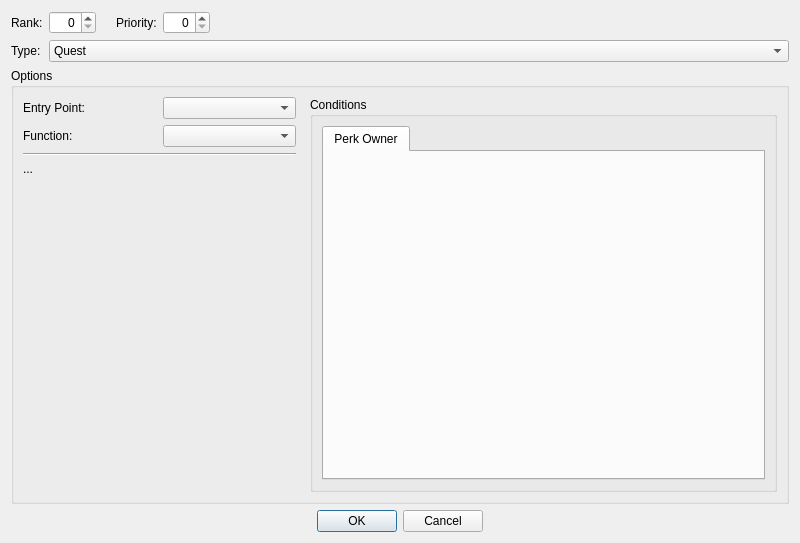
<?xml version="1.0" encoding="UTF-8"?>
<ui version="4.0">
 <class>FormSubdialogPerkEntry</class>
 <widget class="QDialog" name="FormSubdialogPerkEntry">
  <property name="minimumSize">
   <size>
    <width>800</width>
    <height>0</height>
   </size>
  </property>
  <property name="windowTitle">
   <string>Perk Entry</string>
  </property>
  <layout class="QVBoxLayout" name="verticalLayout">
   <item>
    <layout class="QGridLayout" name="gridLayout">
     <item row="0" column="3">
      <widget class="QLabel" name="label_2">
       <property name="text">
        <string>Priority:</string>
       </property>
       <property name="buddy">
        <cstring>priority</cstring>
       </property>
      </widget>
     </item>
     <item row="0" column="4">
      <widget class="QSpinBox" name="priority">
       <property name="alignment">
        <set>Qt::AlignRight|Qt::AlignTrailing|Qt::AlignVCenter</set>
       </property>
       <property name="maximum">
        <number>255</number>
       </property>
      </widget>
     </item>
     <item row="0" column="0">
      <widget class="QLabel" name="label">
       <property name="text">
        <string>Rank:</string>
       </property>
       <property name="buddy">
        <cstring>rank</cstring>
       </property>
      </widget>
     </item>
     <item row="0" column="5">
      <spacer name="horizontalSpacer">
       <property name="orientation">
        <enum>Qt::Horizontal</enum>
       </property>
       <property name="sizeHint" stdset="0">
        <size>
         <width>0</width>
         <height>20</height>
        </size>
       </property>
      </spacer>
     </item>
     <item row="1" column="0">
      <widget class="QLabel" name="label_3">
       <property name="text">
        <string>Type:</string>
       </property>
       <property name="buddy">
        <cstring>type</cstring>
       </property>
      </widget>
     </item>
     <item row="0" column="1">
      <widget class="QSpinBox" name="rank">
       <property name="alignment">
        <set>Qt::AlignRight|Qt::AlignTrailing|Qt::AlignVCenter</set>
       </property>
       <property name="maximum">
        <number>255</number>
       </property>
      </widget>
     </item>
     <item row="0" column="2">
      <spacer name="horizontalSpacer_2">
       <property name="orientation">
        <enum>Qt::Horizontal</enum>
       </property>
       <property name="sizeType">
        <enum>QSizePolicy::Fixed</enum>
       </property>
       <property name="sizeHint" stdset="0">
        <size>
         <width>8</width>
         <height>20</height>
        </size>
       </property>
      </spacer>
     </item>
     <item row="1" column="1" colspan="5">
      <widget class="QComboBox" name="type">
       <item>
        <property name="text">
         <string>Quest</string>
        </property>
       </item>
       <item>
        <property name="text">
         <string>Ability</string>
        </property>
       </item>
       <item>
        <property name="text">
         <string>Entry Point</string>
        </property>
       </item>
      </widget>
     </item>
    </layout>
   </item>
   <item>
    <widget class="QGroupBox" name="groupBox">
     <property name="title">
      <string>Options</string>
     </property>
     <layout class="QGridLayout" name="gridLayout_2">
      <property name="leftMargin">
       <number>0</number>
      </property>
      <property name="topMargin">
       <number>0</number>
      </property>
      <property name="rightMargin">
       <number>0</number>
      </property>
      <property name="bottomMargin">
       <number>0</number>
      </property>
      <item row="0" column="0">
       <widget class="QStackedWidget" name="optionsStack">
        <property name="currentIndex">
         <number>2</number>
        </property>
        <widget class="QWidget" name="optionsQuest">
         <layout class="QGridLayout" name="gridLayout_3">
          <item row="0" column="0">
           <widget class="QLabel" name="label_4">
            <property name="text">
             <string>Quest:</string>
            </property>
           </widget>
          </item>
          <item row="1" column="0">
           <widget class="QLabel" name="label_5">
            <property name="text">
             <string>Stage:</string>
            </property>
           </widget>
          </item>
          <item row="2" column="0">
           <spacer name="verticalSpacer">
            <property name="orientation">
             <enum>Qt::Vertical</enum>
            </property>
            <property name="sizeHint" stdset="0">
             <size>
              <width>20</width>
              <height>40</height>
             </size>
            </property>
           </spacer>
          </item>
          <item row="0" column="1">
           <widget class="DKFormPicker" name="questForm"/>
          </item>
          <item row="1" column="1" alignment="Qt::AlignLeft">
           <widget class="QSpinBox" name="questStage">
            <property name="alignment">
             <set>Qt::AlignRight|Qt::AlignTrailing|Qt::AlignVCenter</set>
            </property>
            <property name="maximum">
             <number>65535</number>
            </property>
           </widget>
          </item>
         </layout>
        </widget>
        <widget class="QWidget" name="optionsAbility">
         <layout class="QGridLayout" name="gridLayout_4">
          <item row="0" column="0">
           <widget class="QLabel" name="label_6">
            <property name="text">
             <string>Spell:</string>
            </property>
           </widget>
          </item>
          <item row="0" column="1">
           <widget class="DKFormPicker" name="abilityForm"/>
          </item>
          <item row="1" column="0">
           <spacer name="verticalSpacer_2">
            <property name="orientation">
             <enum>Qt::Vertical</enum>
            </property>
            <property name="sizeHint" stdset="0">
             <size>
              <width>20</width>
              <height>40</height>
             </size>
            </property>
           </spacer>
          </item>
         </layout>
        </widget>
        <widget class="QWidget" name="optionsEntryPoint">
         <layout class="QGridLayout" name="gridLayout_5" columnstretch="0,0,0,0">
          <item row="1" column="1">
           <widget class="QComboBox" name="entryPointFunction"/>
          </item>
          <item row="0" column="3" rowspan="4">
           <widget class="QGroupBox" name="groupBox_2">
            <property name="title">
             <string>Conditions</string>
            </property>
            <layout class="QGridLayout" name="gridLayout_9">
             <item row="0" column="0">
              <widget class="QTabWidget" name="entryPointConditionsTabbox">
               <widget class="QWidget" name="entryPointConditionsTabboxDummy">
                <attribute name="title">
                 <string>Perk Owner</string>
                </attribute>
               </widget>
              </widget>
             </item>
            </layout>
           </widget>
          </item>
          <item row="0" column="0">
           <widget class="QLabel" name="label_7">
            <property name="text">
             <string>Entry Point:</string>
            </property>
            <property name="buddy">
             <cstring>entryPointType</cstring>
            </property>
           </widget>
          </item>
          <item row="1" column="0">
           <widget class="QLabel" name="label_8">
            <property name="text">
             <string>Function:</string>
            </property>
            <property name="buddy">
             <cstring>entryPointFunction</cstring>
            </property>
           </widget>
          </item>
          <item row="0" column="1">
           <widget class="QComboBox" name="entryPointType"/>
          </item>
          <item row="3" column="0" colspan="2">
           <widget class="QStackedWidget" name="entryPointParamsStack">
            <widget class="QWidget" name="entryPointParamsNone">
             <layout class="QGridLayout" name="gridLayout_7">
              <property name="leftMargin">
               <number>0</number>
              </property>
              <property name="topMargin">
               <number>0</number>
              </property>
              <property name="rightMargin">
               <number>0</number>
              </property>
              <property name="bottomMargin">
               <number>0</number>
              </property>
              <item row="0" column="0">
               <widget class="QLabel" name="entryPointParamsNone_Desc">
                <property name="text">
                 <string>...</string>
                </property>
               </widget>
              </item>
              <item row="1" column="0">
               <spacer name="verticalSpacer_4">
                <property name="orientation">
                 <enum>Qt::Vertical</enum>
                </property>
                <property name="sizeHint" stdset="0">
                 <size>
                  <width>20</width>
                  <height>40</height>
                 </size>
                </property>
               </spacer>
              </item>
             </layout>
            </widget>
            <widget class="QWidget" name="entryPointParamsOneFloat">
             <layout class="QGridLayout" name="gridLayout_6">
              <property name="leftMargin">
               <number>0</number>
              </property>
              <property name="topMargin">
               <number>0</number>
              </property>
              <property name="rightMargin">
               <number>0</number>
              </property>
              <property name="bottomMargin">
               <number>0</number>
              </property>
              <item row="3" column="0" colspan="2">
               <spacer name="verticalSpacer_3">
                <property name="orientation">
                 <enum>Qt::Vertical</enum>
                </property>
                <property name="sizeHint" stdset="0">
                 <size>
                  <width>20</width>
                  <height>40</height>
                 </size>
                </property>
               </spacer>
              </item>
              <item row="0" column="0" colspan="2">
               <layout class="QHBoxLayout" name="horizontalLayout_2">
                <item>
                 <widget class="QLabel" name="entryPointParamsOneFloat_Prefix">
                  <property name="text">
                   <string>Value:</string>
                  </property>
                 </widget>
                </item>
                <item>
                 <widget class="QDoubleSpinBox" name="entryPointParamsOneFloat_Value">
                  <property name="alignment">
                   <set>Qt::AlignRight|Qt::AlignTrailing|Qt::AlignVCenter</set>
                  </property>
                 </widget>
                </item>
                <item>
                 <spacer name="horizontalSpacer_5">
                  <property name="orientation">
                   <enum>Qt::Horizontal</enum>
                  </property>
                  <property name="sizeHint" stdset="0">
                   <size>
                    <width>40</width>
                    <height>20</height>
                   </size>
                  </property>
                 </spacer>
                </item>
               </layout>
              </item>
             </layout>
            </widget>
            <widget class="QWidget" name="entryPointParamsTwoFloats">
             <layout class="QVBoxLayout" name="verticalLayout_2">
              <property name="leftMargin">
               <number>0</number>
              </property>
              <property name="topMargin">
               <number>0</number>
              </property>
              <property name="rightMargin">
               <number>0</number>
              </property>
              <property name="bottomMargin">
               <number>0</number>
              </property>
              <item>
               <layout class="QHBoxLayout" name="horizontalLayout_3">
                <item>
                 <widget class="QLabel" name="entryPointParamsTwoFloats_Prefix">
                  <property name="text">
                   <string>...</string>
                  </property>
                 </widget>
                </item>
                <item>
                 <widget class="QDoubleSpinBox" name="entryPointParamsTwoFloats_ValueA">
                  <property name="alignment">
                   <set>Qt::AlignRight|Qt::AlignTrailing|Qt::AlignVCenter</set>
                  </property>
                 </widget>
                </item>
                <item>
                 <widget class="QLabel" name="entryPointParamsTwoFloats_Middle">
                  <property name="text">
                   <string>...</string>
                  </property>
                 </widget>
                </item>
                <item>
                 <widget class="QDoubleSpinBox" name="entryPointParamsTwoFloats_ValueB">
                  <property name="alignment">
                   <set>Qt::AlignRight|Qt::AlignTrailing|Qt::AlignVCenter</set>
                  </property>
                 </widget>
                </item>
                <item>
                 <widget class="QLabel" name="entryPointParamsTwoFloats_Suffix">
                  <property name="text">
                   <string>...</string>
                  </property>
                 </widget>
                </item>
                <item>
                 <spacer name="horizontalSpacer_6">
                  <property name="orientation">
                   <enum>Qt::Horizontal</enum>
                  </property>
                  <property name="sizeHint" stdset="0">
                   <size>
                    <width>40</width>
                    <height>20</height>
                   </size>
                  </property>
                 </spacer>
                </item>
               </layout>
              </item>
              <item>
               <spacer name="verticalSpacer_5">
                <property name="orientation">
                 <enum>Qt::Vertical</enum>
                </property>
                <property name="sizeHint" stdset="0">
                 <size>
                  <width>20</width>
                  <height>307</height>
                 </size>
                </property>
               </spacer>
              </item>
             </layout>
            </widget>
            <widget class="QWidget" name="entryPointParamsOneAVOneFloat">
             <layout class="QVBoxLayout" name="verticalLayout_3">
              <property name="leftMargin">
               <number>0</number>
              </property>
              <property name="topMargin">
               <number>0</number>
              </property>
              <property name="rightMargin">
               <number>0</number>
              </property>
              <property name="bottomMargin">
               <number>0</number>
              </property>
              <item>
               <layout class="QHBoxLayout" name="horizontalLayout_4">
                <item>
                 <widget class="QLabel" name="entryPointParamsOneAVOneFloat_Prefix">
                  <property name="text">
                   <string>...</string>
                  </property>
                 </widget>
                </item>
                <item>
                 <widget class="QComboBox" name="entryPointParamsOneAVOneFloat_AV"/>
                </item>
                <item>
                 <widget class="QLabel" name="entryPointParamsOneAVOneFloat_Middle">
                  <property name="text">
                   <string>...</string>
                  </property>
                 </widget>
                </item>
                <item>
                 <widget class="QDoubleSpinBox" name="entryPointParamsOneAVOneFloat_Float">
                  <property name="alignment">
                   <set>Qt::AlignRight|Qt::AlignTrailing|Qt::AlignVCenter</set>
                  </property>
                 </widget>
                </item>
                <item>
                 <widget class="QLabel" name="entryPointParamsOneAVOneFloat_Suffix">
                  <property name="text">
                   <string>...</string>
                  </property>
                 </widget>
                </item>
                <item>
                 <spacer name="horizontalSpacer_7">
                  <property name="orientation">
                   <enum>Qt::Horizontal</enum>
                  </property>
                  <property name="sizeHint" stdset="0">
                   <size>
                    <width>40</width>
                    <height>20</height>
                   </size>
                  </property>
                 </spacer>
                </item>
               </layout>
              </item>
              <item>
               <spacer name="verticalSpacer_6">
                <property name="orientation">
                 <enum>Qt::Vertical</enum>
                </property>
                <property name="sizeHint" stdset="0">
                 <size>
                  <width>20</width>
                  <height>166</height>
                 </size>
                </property>
               </spacer>
              </item>
             </layout>
            </widget>
            <widget class="QWidget" name="entryPointParamsForm">
             <layout class="QVBoxLayout" name="verticalLayout_4">
              <property name="leftMargin">
               <number>0</number>
              </property>
              <property name="topMargin">
               <number>0</number>
              </property>
              <property name="rightMargin">
               <number>0</number>
              </property>
              <property name="bottomMargin">
               <number>0</number>
              </property>
              <item>
               <layout class="QHBoxLayout" name="horizontalLayout_5">
                <item>
                 <widget class="QLabel" name="entryPointParamsForm_Desc">
                  <property name="text">
                   <string>Form:</string>
                  </property>
                  <property name="buddy">
                   <cstring>entryPointParamsForm_Form</cstring>
                  </property>
                 </widget>
                </item>
                <item>
                 <widget class="DKFormPicker" name="entryPointParamsForm_Form"/>
                </item>
               </layout>
              </item>
              <item>
               <spacer name="verticalSpacer_7">
                <property name="orientation">
                 <enum>Qt::Vertical</enum>
                </property>
                <property name="sizeHint" stdset="0">
                 <size>
                  <width>20</width>
                  <height>166</height>
                 </size>
                </property>
               </spacer>
              </item>
             </layout>
            </widget>
            <widget class="QWidget" name="entryPointParamsActivateChoice">
             <layout class="QVBoxLayout" name="verticalLayout_5">
              <property name="leftMargin">
               <number>0</number>
              </property>
              <property name="topMargin">
               <number>0</number>
              </property>
              <property name="rightMargin">
               <number>0</number>
              </property>
              <property name="bottomMargin">
               <number>0</number>
              </property>
              <item>
               <layout class="QGridLayout" name="gridLayout_8">
                <item row="0" column="1">
                 <widget class="QLineEdit" name="entryPointParamsActivateChoice_Text"/>
                </item>
                <item row="0" column="0">
                 <widget class="QLabel" name="label_11">
                  <property name="text">
                   <string>Button Label:</string>
                  </property>
                  <property name="buddy">
                   <cstring>entryPointParamsActivateChoice_Text</cstring>
                  </property>
                 </widget>
                </item>
                <item row="1" column="1">
                 <widget class="DKFormPicker" name="entryPointParamsActivateChoice_Spell"/>
                </item>
                <item row="3" column="0" colspan="2">
                 <widget class="DKPapyrusFragmentFunctionPicker" name="entryPointParamsActivateChoice_Fragment"/>
                </item>
                <item row="1" column="0">
                 <widget class="QLabel" name="label_10">
                  <property name="text">
                   <string>Apply Spell:</string>
                  </property>
                  <property name="buddy">
                   <cstring>entryPointParamsActivateChoice_Spell</cstring>
                  </property>
                 </widget>
                </item>
                <item row="2" column="0" colspan="2">
                 <layout class="QHBoxLayout" name="horizontalLayout_6">
                  <item>
                   <widget class="QCheckBox" name="entryPointParamsActivateChoice_RunImmediately">
                    <property name="text">
                     <string>Run Immediately</string>
                    </property>
                   </widget>
                  </item>
                  <item>
                   <widget class="QCheckBox" name="entryPointParamsActivateChoice_ReplaceDefault">
                    <property name="text">
                     <string>Replace Default</string>
                    </property>
                   </widget>
                  </item>
                  <item>
                   <spacer name="horizontalSpacer_8">
                    <property name="orientation">
                     <enum>Qt::Horizontal</enum>
                    </property>
                    <property name="sizeHint" stdset="0">
                     <size>
                      <width>40</width>
                      <height>20</height>
                     </size>
                    </property>
                   </spacer>
                  </item>
                 </layout>
                </item>
               </layout>
              </item>
              <item>
               <spacer name="verticalSpacer_8">
                <property name="orientation">
                 <enum>Qt::Vertical</enum>
                </property>
                <property name="sizeHint" stdset="0">
                 <size>
                  <width>20</width>
                  <height>40</height>
                 </size>
                </property>
               </spacer>
              </item>
             </layout>
            </widget>
            <widget class="QWidget" name="entryPointParamsRawString">
             <layout class="QVBoxLayout" name="verticalLayout_6">
              <property name="leftMargin">
               <number>0</number>
              </property>
              <property name="topMargin">
               <number>0</number>
              </property>
              <property name="rightMargin">
               <number>0</number>
              </property>
              <property name="bottomMargin">
               <number>0</number>
              </property>
              <item>
               <layout class="QHBoxLayout" name="horizontalLayout_7">
                <item>
                 <widget class="QLabel" name="entryPointParamsRawString_Label">
                  <property name="text">
                   <string>String:</string>
                  </property>
                  <property name="buddy">
                   <cstring>entryPointParamsRawString_Text</cstring>
                  </property>
                 </widget>
                </item>
                <item>
                 <widget class="QLineEdit" name="entryPointParamsRawString_Text"/>
                </item>
               </layout>
              </item>
              <item>
               <spacer name="verticalSpacer_9">
                <property name="orientation">
                 <enum>Qt::Vertical</enum>
                </property>
                <property name="sizeHint" stdset="0">
                 <size>
                  <width>20</width>
                  <height>165</height>
                 </size>
                </property>
               </spacer>
              </item>
             </layout>
            </widget>
            <widget class="QWidget" name="entryPointParamsLocalizedString">
             <layout class="QVBoxLayout" name="verticalLayout_7">
              <property name="leftMargin">
               <number>0</number>
              </property>
              <property name="topMargin">
               <number>0</number>
              </property>
              <property name="rightMargin">
               <number>0</number>
              </property>
              <property name="bottomMargin">
               <number>0</number>
              </property>
              <item>
               <layout class="QHBoxLayout" name="horizontalLayout_8">
                <item>
                 <widget class="QLabel" name="entryPointParamsLocalizedString_Label">
                  <property name="text">
                   <string>Text:</string>
                  </property>
                  <property name="buddy">
                   <cstring>entryPointParamsLocalizedString_Text</cstring>
                  </property>
                 </widget>
                </item>
                <item>
                 <widget class="QLineEdit" name="entryPointParamsLocalizedString_Text"/>
                </item>
               </layout>
              </item>
              <item>
               <spacer name="verticalSpacer_10">
                <property name="orientation">
                 <enum>Qt::Vertical</enum>
                </property>
                <property name="sizeHint" stdset="0">
                 <size>
                  <width>20</width>
                  <height>184</height>
                 </size>
                </property>
               </spacer>
              </item>
             </layout>
            </widget>
           </widget>
          </item>
          <item row="2" column="0" colspan="2">
           <widget class="Line" name="line">
            <property name="orientation">
             <enum>Qt::Horizontal</enum>
            </property>
           </widget>
          </item>
          <item row="1" column="2">
           <spacer name="horizontalSpacer_9">
            <property name="orientation">
             <enum>Qt::Horizontal</enum>
            </property>
            <property name="sizeType">
             <enum>QSizePolicy::Fixed</enum>
            </property>
            <property name="sizeHint" stdset="0">
             <size>
              <width>8</width>
              <height>20</height>
             </size>
            </property>
           </spacer>
          </item>
         </layout>
        </widget>
       </widget>
      </item>
     </layout>
    </widget>
   </item>
   <item>
    <layout class="QHBoxLayout" name="horizontalLayout">
     <item>
      <spacer name="horizontalSpacer_3">
       <property name="orientation">
        <enum>Qt::Horizontal</enum>
       </property>
       <property name="sizeHint" stdset="0">
        <size>
         <width>40</width>
         <height>20</height>
        </size>
       </property>
      </spacer>
     </item>
     <item>
      <widget class="QPushButton" name="buttonOK">
       <property name="text">
        <string>OK</string>
       </property>
      </widget>
     </item>
     <item>
      <widget class="QPushButton" name="buttonCancel">
       <property name="text">
        <string>Cancel</string>
       </property>
      </widget>
     </item>
     <item>
      <spacer name="horizontalSpacer_4">
       <property name="orientation">
        <enum>Qt::Horizontal</enum>
       </property>
       <property name="sizeHint" stdset="0">
        <size>
         <width>40</width>
         <height>20</height>
        </size>
       </property>
      </spacer>
     </item>
    </layout>
   </item>
  </layout>
 </widget>
 <customwidgets>
  <customwidget>
   <class>DKFormPicker</class>
   <extends>QWidget</extends>
   <header>widgets/DKFormPicker.h</header>
  </customwidget>
  <customwidget>
   <class>DKPapyrusFragmentFunctionPicker</class>
   <extends>QWidget</extends>
   <header>widgets/DKPapyrusFragmentFunctionPicker.h</header>
  </customwidget>
 </customwidgets>
 <tabstops>
  <tabstop>rank</tabstop>
  <tabstop>priority</tabstop>
  <tabstop>type</tabstop>
  <tabstop>entryPointType</tabstop>
  <tabstop>entryPointFunction</tabstop>
  <tabstop>entryPointParamsOneFloat_Value</tabstop>
  <tabstop>entryPointParamsTwoFloats_ValueA</tabstop>
  <tabstop>entryPointParamsTwoFloats_ValueB</tabstop>
  <tabstop>entryPointParamsOneAVOneFloat_AV</tabstop>
  <tabstop>entryPointParamsOneAVOneFloat_Float</tabstop>
  <tabstop>entryPointParamsForm_Form</tabstop>
  <tabstop>entryPointParamsActivateChoice_Text</tabstop>
  <tabstop>entryPointParamsActivateChoice_Spell</tabstop>
  <tabstop>entryPointParamsActivateChoice_RunImmediately</tabstop>
  <tabstop>entryPointParamsActivateChoice_ReplaceDefault</tabstop>
  <tabstop>entryPointParamsActivateChoice_Fragment</tabstop>
  <tabstop>entryPointParamsRawString_Text</tabstop>
  <tabstop>entryPointParamsLocalizedString_Text</tabstop>
  <tabstop>buttonOK</tabstop>
  <tabstop>buttonCancel</tabstop>
  <tabstop>questForm</tabstop>
  <tabstop>questStage</tabstop>
  <tabstop>abilityForm</tabstop>
 </tabstops>
 <resources/>
 <connections/>
</ui>
